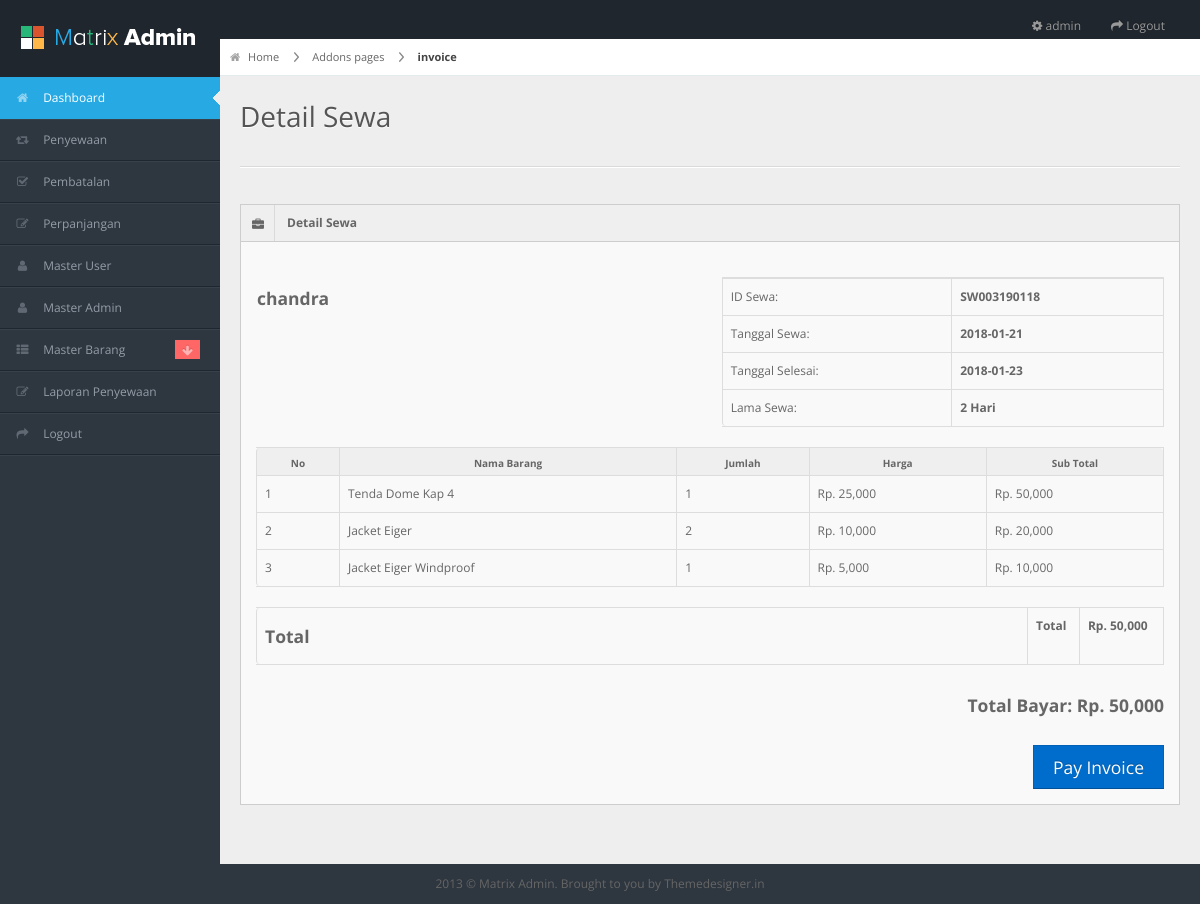
The page /admin/pages/detail_sewa.php?id_sewa=SW003190118 (signed in) on the database its author committed.
### tables this page shows
CREATE TABLE IF NOT EXISTS `sewa` (
  `id_sewa` varchar(255) NOT NULL,
  `id_user` int(11) DEFAULT NULL,
  `tgl_sewa` date DEFAULT NULL,
  `tgl_selesai` date DEFAULT NULL,
  `tgl_expired` date DEFAULT NULL,
  `status_bayar` int(11) DEFAULT NULL,
  `status_sewa` int(11) DEFAULT NULL,
  `total_bayar` int(11) DEFAULT NULL,
  `dp` int(11) DEFAULT NULL
);

CREATE TABLE IF NOT EXISTS `m_user` (
  `id_user` int(11) NOT NULL,
  `tgl_daftar` datetime DEFAULT NULL ON UPDATE CURRENT_TIMESTAMP,
  `nama_user` varchar(255) DEFAULT NULL,
  `username` varchar(255) DEFAULT NULL,
  `email` varchar(255) DEFAULT NULL,
  `password` varchar(255) DEFAULT NULL,
  `id_provinsi` varchar(255) DEFAULT NULL,
  `id_kota` varchar(255) DEFAULT NULL,
  `id_kecamatan` varchar(255) DEFAULT NULL,
  `kode_pos` varchar(255) DEFAULT NULL,
  `alamat_lengkap` varchar(255) DEFAULT NULL,
  `status` varchar(255) DEFAULT NULL
);

CREATE TABLE IF NOT EXISTS `detail_sewa` (
  `id_detail` int(11) DEFAULT NULL,
  `id_sewa` varchar(255) DEFAULT NULL,
  `id_barang` varchar(255) DEFAULT NULL,
  `jumlah` int(11) DEFAULT NULL,
  `status_pinjam` varchar(255) DEFAULT NULL
);

CREATE TABLE IF NOT EXISTS `m_barang` (
  `id_barang` int(11) NOT NULL,
  `nama_barang` varchar(255) DEFAULT NULL,
  `tgl_ditambakan` datetime DEFAULT NULL,
  `id_merk` int(11) DEFAULT NULL,
  `id_kategori` int(11) DEFAULT NULL,
  `id_warna` int(11) DEFAULT NULL,
  `id_ukuran` int(11) DEFAULT NULL,
  `deskripsi` varchar(255) DEFAULT NULL,
  `harga_sewa` int(11) DEFAULT NULL,
  `harga_beli` varchar(255) DEFAULT NULL,
  `stok` int(11) DEFAULT NULL,
  `status` int(11) DEFAULT NULL,
  `foto` varchar(255) DEFAULT NULL
);

### admin/pages/detail_sewa.php (the view)
<?php include 'header.php'; ?>
<?php include 'nav.php'; ?>
<?php
	$id_sewa = $_GET['id_sewa'];
	$sql = mysql_query("SELECT * FROM sewa,m_user WHERE sewa.id_user = m_user.id_user AND sewa.id_sewa = '$id_sewa'");
	$row = mysql_fetch_array($sql);
?>
<div id="content">
  <div id="content-header">
    <div id="breadcrumb"> <a href="#" title="Go to Home" class="tip-bottom"><i class="icon-home"></i> Home</a> <a href="#">Addons pages</a> <a href="#" class="current">invoice</a> </div>
    <h1>Detail Sewa</h1>
  </div>
  <div class="container-fluid"><hr>
    <div class="row-fluid">
      <div class="span12">
        <div class="widget-box">
          <div class="widget-title"> <span class="icon"> <i class="icon-briefcase"></i> </span>
            <h5 >Detail Sewa</h5>
          </div>
          <div class="widget-content">
            <div class="row-fluid">
              <div class="span6">
                <table class="">
                  <tbody>
                    <tr>
                      <td><h4><?php echo $row['nama_user']; ?></h4></td>
                    </tr>
                  </tbody>
                </table>
              </div>
              <div class="span6">
                <table class="table table-bordered table-invoice">
                  <tbody>
                    <tr>
                    <tr>
                      <td class="width30">ID Sewa:</td>
                      <td class="width70"><strong><?php echo $row['id_sewa']; ?></strong></td>
                    </tr>
                    <tr>
                      <td>Tanggal Sewa:</td>
                      <td><strong><?php echo $row['tgl_sewa']; ?></strong></td>
                    </tr>
                    <tr>
                      <td>Tanggal Selesai:</td>
                       <td><strong><?php echo $row['tgl_selesai']; ?></strong></td>
                    </tr>
                    <tr>
                      <td>Lama Sewa:</td>
                      	<?php
                      	$tgl_temp = strtotime($row['tgl_selesai']) - strtotime($row['tgl_sewa']);
                      	$lama_sewa = ceil($tgl_temp / (60 * 60 * 24));
                      	?>
                       <td><strong><?php echo $lama_sewa; ?> Hari</strong></td>
                    </tr>
                  </tr>
                    </tbody>
                </table>
              </div>
            </div>
            <div class="row-fluid">
              <div class="span12">
                <table class="table table-bordered table-invoice-full">
                  <thead>
                    <tr>
                      <th class="head0">No</th>
                      <th class="head1">Nama Barang</th>
                      <th class="head0 right">Jumlah</th>
                      <th class="head1 right">Harga</th>
                      <th class="head1 right">Sub Total</th>
                    </tr>
                  </thead>
                  <tbody>
                    <?php
                    $no=1;
                    $sql = mysql_query("SELECT * FROM detail_sewa,m_barang WHERE m_barang.id_barang = detail_sewa.id_barang AND id_sewa = '$id_sewa'")or die(mysql_error());
                    while($r = mysql_fetch_array($sql)){
                    ?>
                    <tr>
                      <td><?php echo $no; ?></td>
                      <td><?php echo $r['nama_barang']; ?></td>
                      <td class="right"><?php echo $r['jumlah']; ?></td>
                      <td class="right">Rp. <?php echo number_format($r['harga_sewa']); ?></td>
                      <td class="right">Rp. <?php echo number_format($r['harga_sewa'] * $lama_sewa); ?></td>
                    </tr>
                    <?php
                    $no++;
                	} ?>
                  </tbody>
                </table>
                <table class="table table-bordered table-invoice-full">
                  <tbody>
                    <tr>
                      <td class="msg-invoice" width="85%"><h4>Total </h4>
                        </td>
                      <td class="right"><strong>Total</strong> <br>
                      <td class="right"><strong>Rp. <?php echo number_format($row['total_bayar']); ?> <br>
                       </td>
                    </tr>
                  </tbody>
                </table>
                <div class="pull-right">
                  <h4><span>Total Bayar:</span> Rp. <?php echo number_format($row['total_bayar']); ?></h4>
                  <br>
                  <a class="btn btn-primary btn-large pull-right" href="">Pay Invoice</a> </div>
              </div>
            </div>
          </div>
        </div>
      </div>
    </div>
  </div>
</div>
<?php include 'footer.php'; ?>

### admin/pages/header.php (shortened to what this page needs)
<?php
	if(!isset($_SESSION['id_admin'])){
		echo "<script> window.alert('Silahkan Login Terlebih Dahulu'); location.replace('../index.php')  </script>";
	}else{
		$sql = mysql_query("SELECT * FROM m_admin WHERE id_admin = '$_SESSION[id_admin]'")or die(mysql_error());
		$admin = mysql_fetch_array($sql);
		$nama_admin = $admin['nama_admin'];
	}
?>
<!DOCTYPE html>
<html lang="en">
<head>
<link rel="stylesheet" href="../css/bootstrap.min.css" />
<link rel="stylesheet" href="../css/bootstrap-responsive.min.css" />
<link rel="stylesheet" href="../css/uniform.css" />
<link rel="stylesheet" href="../css/select2.css" />
<link rel="stylesheet" href="../css/matrix-style.css" />
<link rel="stylesheet" href="../css/matrix-media.css" />
<link href="../font-awesome/css/font-awesome.css" rel="stylesheet" />
</head>
<body>
<div id="header">
  <h1><a href="dashboard.html">Everest Camp</a></h1>
</div>
<div id="search" class="navbar navbar-inverse pull-right">
  <ul class="nav">
    <li class=""><a title="" href="#"><i class="icon icon-cog"></i> <span class="text"><?php echo $nama_admin; ?></span></a></li>
    <li class=""><a title="" href="logout.php"><i class="icon icon-share-alt"></i> <span class="text">Logout</span></a></li>
  </ul>
</div>

### admin/css/matrix-style.css (style rules this page uses)
* { outline:none !important; -moz-outline: none !important; }
html, body { height:100% }
body { overflow-x: hidden; margin-top: -10px; font-family: 'Open Sans', sans-serif; font-size:12px; color:#666; }
a { color:#666; }
select, textarea, input[type="text"], input[type="password"], input[type="datetime"], input[type="datetime-local"], input[type="date"], input[type="month"], input[type="time"], input[type="week"], input[type="number"], input[type="email"], input[type="url"], input[type="search"], input[type="tel"], input[type="color"], .uneditable-input, .label, .dropdown-menu, .btn, .well, .progress, .table-bordered, .btn-group > .btn:first-child, .btn-group > .btn:last-child, .btn-group > .btn:last-child, .btn-group > .dropdown-toggle, .alert { border-radius:0px; }
.btn, textarea, input[type="text"], input[type="password"], input[type="datetime"], input[type="datetime-local"], input[type="date"], input[type="month"], input[type="time"], input[type="week"], input[type="number"], input[type="email"], input[type="url"], input[type="search"], input[type="tel"], input[type="color"], .uneditable-input { box-shadow:none; }
.progress, .progress-success .bar, .progress .bar-success, .progress-warning .bar, .progress .bar-warning, .progress-danger .bar, .progress .bar-danger, .progress-info .bar, .progress .bar-info, .btn, .btn-primary { background-image:none; }
hr { border-top-color:#dadada; }
#header { height: 77px; position: relative; width: 100%; z-index: -9; }
#header h1 { background: url("../img/logo.png") no-repeat scroll 0 0 transparent; height: 31px; left: 20px; line-height: 600px; overflow: hidden; position: relative; top: 26px; width: 191px; }
#header h1 a { display: block; }
#search { position: absolute; z-index: 25; top: 6px; right:10px; }
#content { background: none repeat scroll 0 0 #eeeeee; margin-left: 220px; margin-right: 0; padding-bottom: 25px; position: relative; min-height:100%; width: auto; }
#content-header { position: abslute; width: 100%; margin-top: -38px; z-index: 20; }
#content-header h1 { color: #555555; font-size: 28px; font-weight: normal; float: none; text-shadow: 0 1px 0 #ffffff; margin-left: 20px; position: relative; }
#content-header h1, #content-header .btn-group { margin-top: 20px; }
.container-fluid .row-fluid:first-child { margin-top: 20px; }
#breadcrumb { background-color: #fff; border-bottom: 1px solid #e3ebed; }
#breadcrumb a { padding: 8px 20px 8px 10px; display: inline-block; background-image: url('../img/breadcrumb.png'); background-position: center right; background-repeat: no-repeat; font-size: 11px; color: #666666; }
#breadcrumb a:last-child { background-image:none; }
#breadcrumb a.current { font-weight: bold; color: #444444; }
#breadcrumb a i { margin-right: 5px; opacity: .6; }
.stat-boxes .peity_bar_good, .stat-boxes .peity_line_good, { color: #459D1C; }
.widget-box { background: none repeat scroll 0 0 #F9F9F9; border-left: 1px solid #CDCDCD; border-top: 1px solid #CDCDCD; border-right: 1px solid #CDCDCD; clear: both; margin-top: 16px; margin-bottom: 16px; position: relative; }
.widget-title, .modal-header, .table th, div.dataTables_wrapper .ui-widget-header { background:#efefef; border-bottom: 1px solid #CDCDCD; height: 36px; }
.widget-title span.icon { padding: 9px 10px 7px 11px; float: left; border-right:1px solid #dadada; }
.widget-title h5 { color: #666; float: left; font-size: 12px; font-weight: bold; padding: 12px; line-height: 12px; margin: 0; }
.widget-content { padding:15px; border-bottom: 1px solid #cdcdcd; }
.table th { height: auto; font-size: 10px; padding: 5px 10px 2px; border-bottom: 0; text-align: center; color: #666666; }

### admin/css/matrix-media.css (style rules this page uses)
body { background:#2E363F; }
#header { background-color: #1f262d; margin-top:10px; }

### rows shown on the page
sewa: id_user.nama_user "chandra", id_sewa "SW003190118", tgl_sewa "2018-01-21", tgl_selesai "2018-01-23", lama_sewa "2", total_bayar "50,000"
detail_sewa: id_barang.nama_barang "Tenda Dome Kap 4", jumlah "1", id_barang.harga_sewa "25,000", $r['harga_sewa']*$lama_sewa "50,000"
detail_sewa: id_barang.nama_barang "Jacket Eiger", jumlah "2", id_barang.harga_sewa "10,000", $r['harga_sewa']*$lama_sewa "20,000"
detail_sewa: id_barang.nama_barang "Jacket Eiger Windproof", jumlah "1", id_barang.harga_sewa "5,000", $r['harga_sewa']*$lama_sewa "10,000"

### other values the page prints
$nama_admin "admin"
